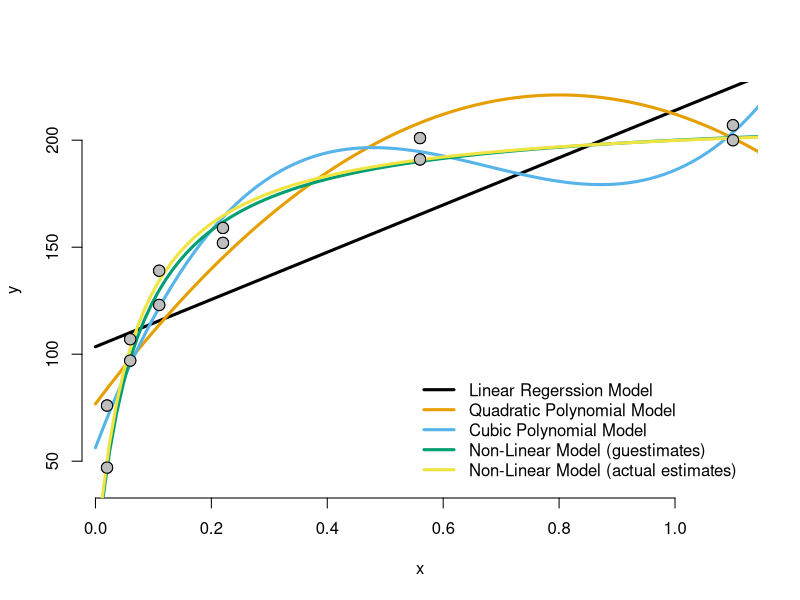
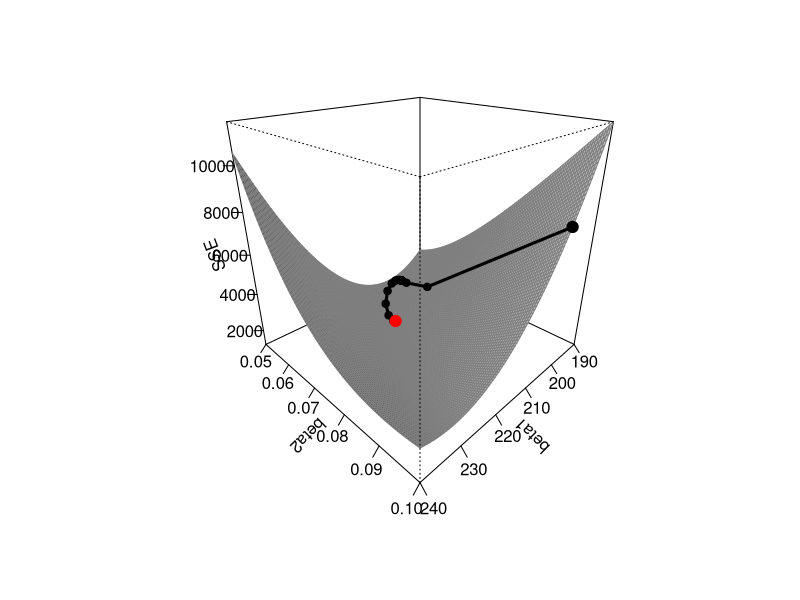
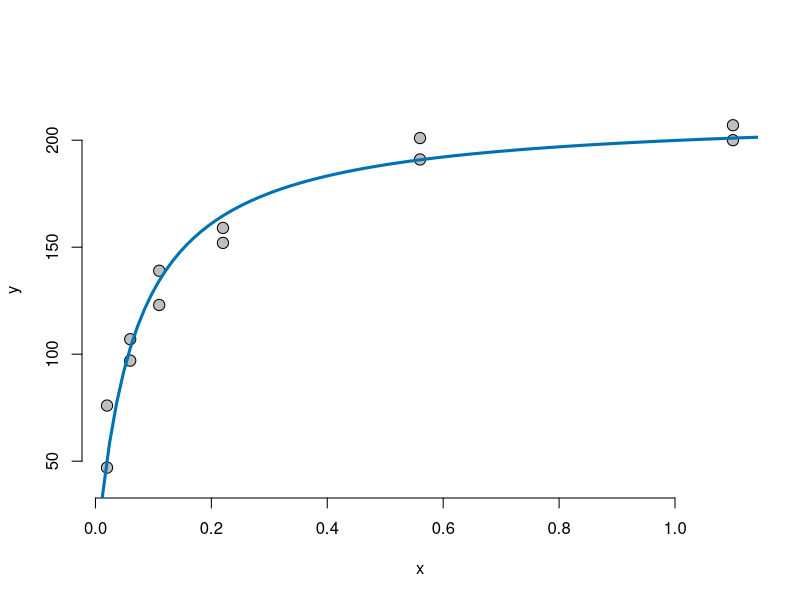
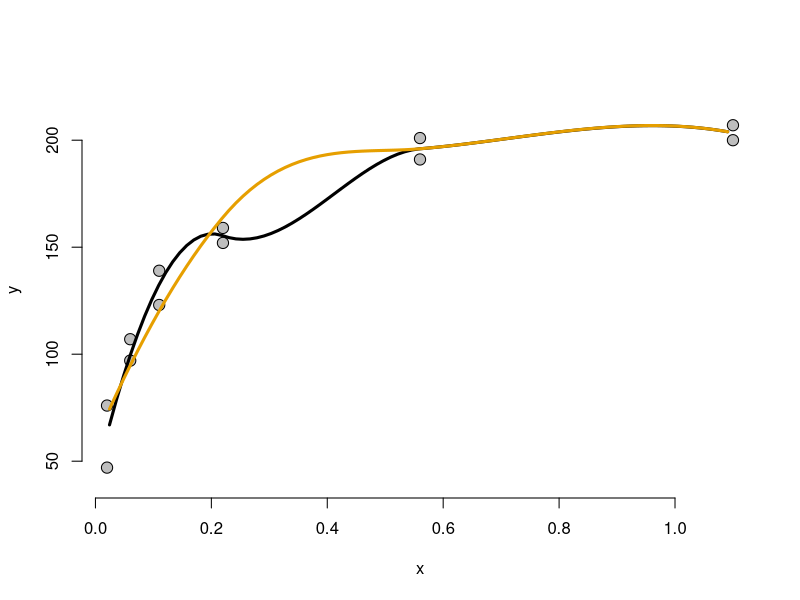

The R script that drew these images, in order:
############################################################################

# Open Online R Stream (https://www.wvbauer.com/doku.php/live_streams)
#
# By:   Wolfgang Viechtbauer (https://www.wvbauer.com)
# Date: 2024-02-22
#
# Topic(s):
# - An Introduction to R
#   https://cran.r-project.org/doc/manuals/r-release/R-intro.html
# - Section(s): 11.6
#
# last updated: 2024-02-27

############################################################################

## 11.7: Nonlinear least squares and maximum likelihood models

# note: also covered non-linear regression models during the stream session on
# 2022-09-22 and also a little bit on 2023-03-23, but the discussion below is
# more thorough

# 11.7.1: Least squares

# example data from Bates & Watts (1988), page 51
x <- c(0.02, 0.02, 0.06, 0.06, 0.11, 0.11, 0.22, 0.22, 0.56, 0.56, 1.10, 1.10)
y <- c(76, 47, 97, 107, 123, 139, 159, 152, 191, 201, 207, 200)

# scatterplot of x versus y
plot(x, y, pch=21, bg="gray", cex=1.5, ylim=c(40,220), bty="n")

# colors to be used below
cols <- palette.colors(6)

# naive fit a simple linear regression model
res1 <- lm(y ~ x)
summary(res1)

# compute predicted values based on the model for values of x between 0 and 1.2
xs <- seq(0, 1.2, length=100)
pred <- predict(res1, newdata=data.frame(x=xs))

# add the regression line based on the predicted values to the plot
lines(xs, pred, lwd=3, col=cols[1])

# fit a quadratic polynomial regression model
res2 <- lm(y ~ x + I(x^2))
summary(res2)

# compute predicted values based on the model for values of x between 0 and 1.2
pred <- predict(res2, newdata=data.frame(x=xs))

# add the regression line based on the predicted values to the plot
lines(xs, pred, lwd=3, col=cols[2])

# fit a cubic polynomial regression model
res3 <- lm(y ~ x + I(x^2) + I(x^3))
summary(res3)

# compute predicted values based on the model for values of x between 0 and 1.2
pred <- predict(res3, newdata=data.frame(x=xs))

# add the regression line based on the predicted values to the plot
lines(xs, pred, lwd=3, col=cols[3])

# in all of the models above, y is a linear function of the parameters and the
# corresponding predictors and hence is of the following general form:
#
# y = beta0 + beta1 * x1 + beta2 * x2 + beta3 * x3 + ... + error
#
# where error ~ N(0, sigma^2)
#
# see: https://en.wikipedia.org/wiki/Linear_regression
#
# lm() fits these models using 'least squares' estimation:
#
# https://en.wikipedia.org/wiki/Least_squares
# https://en.wikipedia.org/wiki/Linear_least_squares
# https://en.wikipedia.org/wiki/Ordinary_least_squares
#
# that is, we want to find the regression coefficients (beta0, beta1, etc.)
# that minimize the sum of the squared errors: SSE = sum((y - pred)^2)
#
# this can be done using 'closed-form equations' (which is what lm() does),
# but for illustration purposes, we can also do this by using numerical
# methods that iteratively find these coefficients

# fit function that computes the SSE for given values of beta[1] and beta[2]
fnreg <- function(beta, x, y) {
   pred <- beta[1] + beta[2] * x
   sum((y - pred)^2)
}

# find the values of beta[1] and beta[2] that minimize the SSE (note: p are
# the 'starting values', which ideally should not be totally off)
res1nlm <- nlm(fnreg, p=c(100,100), hessian=TRUE, x=x, y=y, print.level=2)
res1nlm

# compare the estimates found above with the ones found by lm()
coef(res1)

# note that we request nlm() above to provide us with the 'Hessian matrix'
# (https://en.wikipedia.org/wiki/Hessian_matrix); the inverse of the Hessian
# matrix is proportional to the variance-covariance matrix of the parameter
# estimates; to get the actual var-cov matrix for least squares estimation, we
# need to multiply the inverse by 2 * the estimated error variance; the latter
# we can get from SSE / (n-p), where n is the sample size and p is the number
# of parameters
#
# an explanation for this can be found here: https://max.pm/posts/hessian_ls/

# so we can obtain the standard errors of the regression coefficients as follows
sqrt(diag(2*res1nlm$minimum/(length(y)-2) * solve(res1nlm$hessian)))

# these are the same as what we get from lm()
summary(res1)

# note that there are various algorithms available in R for finding the
# coefficients that minimize some objective function
res1nlm <- optim(c(100,100), fnreg, hessian=TRUE, x=x, y=y)
res1nlm
res1nlm <- nlminb(c(100,100), fnreg, x=x, y=y)
res1nlm

# results may differ slightly

############################################################################

# however, at times we want to fit models where the relationship between y and
# x (or multiple predictors) is of a different functional form; suppose we
# assume that y is a function of x of the following form:
#
# y = beta1 * x / (beta2 + x) + error, where error ~ N(0, sigma^2)
#
# this is a non-linear regression model: https://en.wikipedia.org/wiki/Nonlinear_regression
#
# and this model in particular is the so-called Michaelis-Menten model:
# https://en.wikipedia.org/wiki/Michaelis-Menten_kinetics

# non-linear function that defines the shape of the relationship between x and y
predfun <- function(beta, x) beta[1] * x / (beta[2] + x)

# by looking at the scatterplot, we can make some educated guesses
# ('guestimates') about the value of y for different values of x:
#
# when x = 0.1, then y should be around 125
# when x = 1.0, then y should be around 200
#
# based on these guesses, we can solve for beta1 and beta2 as follows; we
# start by plugging x and y into our model equation:
#
# beta1 * 0.1 / (beta2 + 0.1) = 125
# beta1 * 1.0 / (beta2 + 1.0) = 200
#
# then we solve the first equation for beta1:
#
# beta1 * 0.1 = 125 * (beta2 + 0.1)
# beta1 = 1250 * (beta2 + 0.1)
#
# then we plug this into the second equation and solve for beta2:
#
# 1250 * (beta2 + 0.1) * 1.0 / (beta2 + 1.0) = 200
# (beta2 + 0.1) / (beta2 + 1.0) = 0.16
# (beta2 + 0.1) = 0.16 * (beta2 + 1.0)
# beta2 + 0.1 = 0.16 * beta2 + 0.16
# beta2 - 0.16 * beta2 = 0.16 - 0.1
# beta2 * 0.84 = 0.06
# beta2 = 0.06 / 0.84 = 0.07142857
#
# and now we use this value of beta2 to solve for beta1:
#
# beta1 = 1250 * (0.07142857 + 0.1)
# beta1 = 214.2857

# add the regression line to the plot based on these 'guestimates'
pred <- predfun(beta=c(214.2857, 0.07142857), x=xs)
lines(xs, pred, lwd=3, col=cols[4])

# not bad, but maybe we can do better; we will again use least squares
# estimation for this purpose:
#
# https://en.wikipedia.org/wiki/Non-linear_least_squares

# fit function that computes the SSE for given values of beta[1] and beta[2]
fn <- function(beta, x, y) {
   pred <- (beta[1] * x) / (beta[2] + x)
   sum((y - pred)^2)
}

# find the values of beta[1] and beta[2] that minimize the SSE
res4 <- nlm(fn, p=c(200, 0.1), hessian=TRUE, x=x, y=y)
res4

# add the regression line to the plot based on the best estimates
pred <- predfun(beta=res4$estimate, x=xs)
lines(xs, pred, lwd=3, col=cols[5])

# draw the points again
points(x, y, pch=21, bg="gray", cex=1.5)

# add a legend
legend("bottomright", inset=.02, lty=1, lwd=3, col=cols[1:5], bty="n",
       legend=c("Linear Regerssion Model", "Quadratic Polynomial Model",
                "Cubic Polynomial Model", "Non-Linear Model (guestimates)",
                "Non-Linear Model (actual estimates)"))

# our 'guestimates' were actually quite good

# let's compare the SSEs for the four models above
sum(resid(res1)^2)
sum(resid(res2)^2)
sum(resid(res3)^2)
sum((y - predfun(res4$estimate, x=x))^2)

# so the non-linear model yields the smallest SSE (and note that it only has
# two parameters, compared to the cubic model, which has 4 parameters)

############################################################################

# to get a better understanding of how the model fitting above works, we can
# also do a 'brute-force' search where we compute the SSE for many
# combinations of beta1 and beta2 (within a sensible range)

beta1s <- seq(190, 240, length=100)
beta2s <- seq(0.05, 0.1, length=100)

ssemat <- matrix(NA, nrow=length(beta1s), ncol=length(beta2s))

for (i in 1:length(beta1s)) {
   for (j in 1:length(beta1s)) {
      ssemat[i,j] <- fn(beta=c(beta1s[i], beta2s[j]), x=x, y=y)
   }
}

# create a perspective plot of the SEE values as a function of beta1 and beta2
tmp <- persp(x=beta1s, y=beta2s, z=ssemat, xlab="beta1", ylab="beta2", zlab="SSE",
             col="gray80", border="gray50", ticktype="detailed",
             theta=135, phi=25, shade=0.7, ltheta=60)

# we started nlm() at beta1=200 and beta2=0.1 above; show this point in the plot
cords <- trans3d(x=200, y=0.1, z=fn(beta=c(200, 0.1), x=x, y=y), pmat=tmp)
points(cords$x, cords$y, pch=19, cex=1.5)

# and via an iterative process it eventually finds the values of beta1 and
# beta2 that minimize the SSE; we can actually visualize the steps taken by
# the algorithm as follows

out <- capture.output(nlm(fn, p=c(200, 0.1), x=x, y=y, print.level=2))
sseit  <- out[grep("Function Value", out) + 1]
sseit  <- sapply(strsplit(sseit, " "), function(x) as.numeric(x[2]))
betait <- out[grep("Parameter", out) + 1]
betait <- t(sapply(strsplit(betait, " "), function(x) as.numeric(x[c(2,5)])))

cords1 <- cords
for (i in 1:length(sseit)) {
   cords2 <- trans3d(x=betait[i,1], y=betait[i,2], z=sseit[i], pmat=tmp)
   if (i >= 2)
      lines(c(cords1$x, cords2$x), c(cords1$y, cords2$y), lwd=3)
   points(cords2$x, cords2$y, pch=19)
   cords1 <- trans3d(x=betait[i,1], y=betait[i,2], z=sseit[i], pmat=tmp)
}

# as we saw above, the minimum SSE is at beta1=212.7 and beta2=0.064

# show this point in the plot
cords <- trans3d(x=res4$estimate[1], y=res4$estimate[2], z=res4$minimum, pmat=tmp)
points(cords$x, cords$y, pch=19, cex=1.5, col="red")

############################################################################

# note that the surface is quite flat around the minimum; so small changes in
# beta1 and/or beta2 would lead to similar SSE values; therefore we should not
# be that confident that the values found are accurate estimates of the true
# values of beta1 and beta2; to quantify their precision, we can again obtain
# their standard errors from the Hessian matrix
se <- sqrt(diag(2 * res4$minimum / (length(y) - 2) * solve(res4$hessian)))

# put the estimates, standard errors, and their ratio into a table
tab <- data.frame(beta=res4$estimate, se=se)
tab$zval <- tab$beta / tab$se
round(tab, 4)

# instead of doing the model fitting manually using nlm() as we have done
# above, we can use the nls() function
dat <- data.frame(x=x, y=y)
res5 <- nls(y ~ beta1 * x / (beta2 + x), start=c(beta1=200, beta2=0.1), data=dat)
options(scipen=100)
summary(res5)

# note: the SEs are slightly different to what we obtained above, as nls()
# appears to use a slightly different approach to computing the standard
# errors, but the difference is typically negligible, especially when the
# sample size gets a bit larger

# for commonly used non-linear models, there are so-called 'self-starting'
# functions that can be used instead of writing out the model as we did above;
# then we also do not have to specify starting values
res6 <- nls(y ~ SSmicmen(x, beta1, beta2), data=dat)
summary(res6)
options(scipen=0)

# again the results are just slightly different because when using SSmicmen(),
# analytic gradients are used for the model fitting instead of numerical ones

############################################################################

# 11.7.2: Maximum likelihood

# for now, let's stick to the model above; so as noted, the model is given by:
#
# y = beta1 * x / (beta2 + x) + error, where error ~ N(0, sigma^2)
#
# so E(y|x) = beta1 * x / (beta2 + x) = mu and Var(y|x) = Var(error) = sigma^2
# and the distribution of y|x is assumed to be normal
#
# so for a given value of x (and given values of beta1, beta2, and sigma^2),
# we can compute the density of the corresponding observed value of y; we can
# call these values f(y_i | x_i)
#
# we can do this for all of the data and then multiply these densities to
# obtain the 'joint density' of observing a particular set of y values given
# their corresponding x values (this assumes that the observed values of y are
# independent); so f(y_1 | x_1) * f(y_2 | x_2) * ... * f(y_n | x_n), which we
# call the 'likelihood'
#
# in maximum likelihood estimation, we want to find the values of the
# parameters (in the case above, beta1, beta2, and sigma^2) that maximize the
# likelihood; these are the so-called maximum likelihood estimates (MLEs);
# however, for numerical reasons, we will maximize the log likelihood, that
# is, log(f(y_1 | x_1) * f(y_2 | x_2) * ... * f(y_n | x_n)), which is
# identical to log(f(y_1 | x_1)) + log(f(y_2 | x_2)) + ... + log(f(y_n |
# x_n)); this is the so-called 'log likelihood'; finally, because the function
# we will use below for finding the parameter estimates does 'minimization',
# we will multiply the log likelihood by -1

# fit function that computes -1 * log likelihood
fnml <- function(par, x, y) {
   mean <- par[1] * x / (par[2] + x)
   var  <- par[3]
   -sum(dnorm(y, mean=mean, sd=sqrt(var), log=TRUE))
}

# use optim() to find the parameter estimates that minimize -1 * log likelihood
res7 <- optim(par=c(200,0.1,100), fnml, hessian=TRUE, x=x, y=y)
res7

# the square root of the estimated error variance is like the 'residual
# standard error' we saw in the output from nls() earlier (but the value below
# is the MLE of sigma, which differs slightly from the least squares estimate)
sqrt(res7$par[3])

# the inverse of the Hessian matrix directly gives an estimate of the
# variance-covariance matrix of the parameter estimates, so we can use this to
# obtain the standard errors of the parameter estimates
se <- sqrt(diag(solve(res7$hessian)))

# put the estimates, standard errors, and their ratio into a table
tab <- data.frame(par=res7$par, se=se)
tab$zval <- tab$par / tab$se
round(tab, 4)

# one problem when trying to find the values of the parameter estimates is
# that sigma^2 cannot be negative (since it is a variance, which must be >=0);
# this can cause problems when using optim(); although this didn't cause any
# problems above, we can avoid this issue by switching to a different
# algorithm that allows us to specify bounds
res8 <- optim(par=c(200,0.1,100), fnml, hessian=TRUE, x=x, y=y,
              method="L-BFGS-B", lower=c(-Inf,-Inf,0), upper=c(Inf,Inf,Inf))
se <- sqrt(diag(solve(res8$hessian)))
tab <- data.frame(par=res8$par, se=se)
tab$zval <- tab$par / tab$se
round(tab, 4)

# the results are very similar

# redraw the scatterplot of x versus y
plot(x, y, pch=21, bg="gray", cex=1.5, ylim=c(40,220), bty="n")

# add the regression line to the plot based on the MLEs
pred <- predfun(beta=res8$par, x=xs)
lines(xs, pred, lwd=3, col=cols[6])

############################################################################

# sidenote: the non-linear model we are using above is given by
#
# y = beta1 * x / (beta2 + x) + error, where error ~ N(0, sigma^2)
#
# which we can rewrite as follows:
#
# y = 1 / (1/beta1 + beta2/beta1 * 1/x) + error
#
# at the end of section 11.6.2 (and at the beginning of section 11.7), the
# manual talks about the possibility of fitting certain non-linear models
# using glm(), which we can actually do here; going back to the session on
# 2024-02-08 (see also section 11.6), note that the model above says that:
#
# eta = 1/beta1 + beta2/beta1 * 1/x
#
# (which is a linear function of 1/x) where the link function is the inverse
# function

# fit the model using glm()
res9 <- glm(y ~ I(1/x), family=gaussian(link=inverse))
summary(res9)

# however, note that the intercept reflects 1/beta1, so to get the estimated
# value of beta1, we have to take the inverse
1 / coef(res9)[1]

# and the slope coefficient reflects beta2/beta1, so to get the estimated
# value of beta2, we have to divide the slope coefficient by the intercept
coef(res9)[2] / coef(res9)[1]

# compare these values to the MLEs we obtained above
round(tab, 4)

############################################################################

# use 'local approximating regressions' (see section 11.8) for the same data

# redraw the scatterplot of x versus y
plot(x, y, pch=21, bg="gray", cex=1.5, ylim=c(40,220), bty="n")

# do local polynomial regression fitting using loess()
res10 <- loess(y ~ x)

# add the regression line to the plot based on the results
pred <- predict(res10, newdata=data.frame(x=xs))
lines(xs, pred, lwd=3, col=cols[1])

# increase the smoothness of the regression line
res10 <- loess(y ~ x, span=1)
pred <- predict(res10, newdata=data.frame(x=xs))
lines(xs, pred, lwd=3, col=cols[2])

############################################################################

# let's replicate the example from section 11.7.2 from the manual

# create the dataset
x <- c(1.6907, 1.7242, 1.7552, 1.7842, 1.8113, 1.8369, 1.8610, 1.8839)
y <- c( 6, 13, 18, 28, 52, 53, 61, 60)
n <- c(59, 60, 62, 56, 63, 59, 62, 60)

# as discussed in the session on 2024-02-08, we could use glm() to fit a
# logistic regression model to such data
res1 <- glm(cbind(y,n-y) ~ x, family=binomial)
summary(res1)

# we can do the maximum likelihood estimation ourselves; note that in logistic
# regression with a logit link function, the model predicts the log odds of a
# success for a given value of x; the inverse of this function is plogis(),
# which then gives the probability of a success; we then plug this probability
# into dbinom(), which yields the density for the corresponding observed value
# of y; as above, we log transform these values, sum them up, and multiply the
# log likelihood by -1

# fit function that computes -1 * log likelihood
fnml <- function(par, x, y, n) {
   prob <- plogis(par[1] + par[2] * x)
   -sum(dbinom(y, n, prob, log=TRUE))
}

# use optim() to find the parameter estimates that minimize -1 * log likelihood
res2 <- optim(par=c(0,0), fnml, hessian=TRUE, x=x, y=y, n=n)

# obtain the standard errors of the MLEs
se <- sqrt(diag(solve(res2$hessian)))

# put the estimates, standard errors, and their ratio into a table
tab <- data.frame(par=res2$par, se=se)
tab$zval <- tab$par / tab$se
round(tab, 3)

# these are essentially the same results as we obtained above with glm()

# compare the log likelihoods
logLik(res1)
-1 * res2$value

############################################################################

## 11.8: Some non-standard models

# see above for an example of using loess(); fitting the other models is
# beyond the scope of the introduction manual

############################################################################
